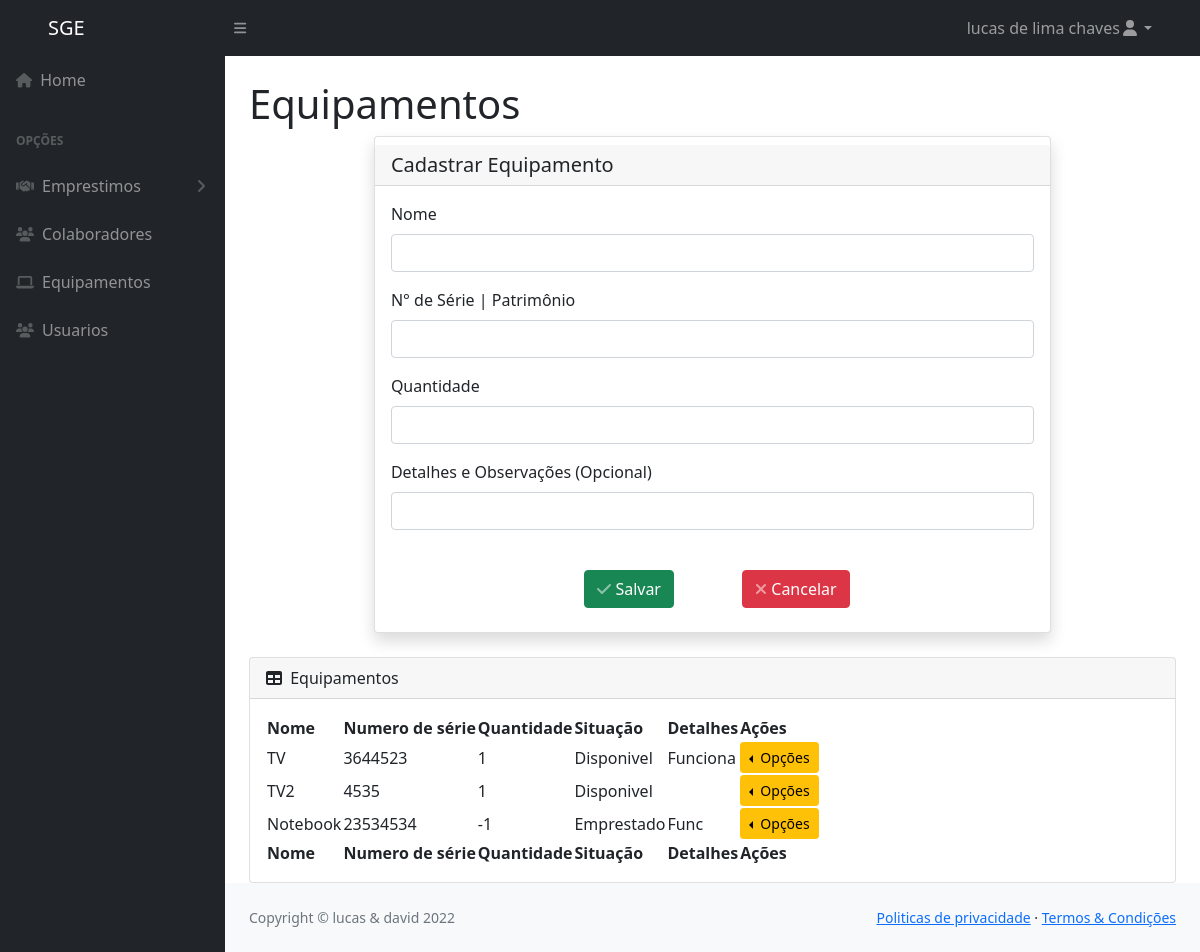
The app's page /cadastrarEquipamento/ (signed in) with its own data.
### core/models.py (models this page shows, shortened)
class Equipamento(models.Model):
    nome = models.CharField(
        max_length=200,
        null=False,
        blank=False
    )
    n_serie = models.IntegerField(
        null=False,
        blank=False,
        unique=True
    )
    quantidade = models.IntegerField(
        default=1,
        null=False,
        blank=True
    )
    arquivo_foto = models.FileField(
        ('Foto do objeto'),
        null=True,
        blank=True,
        upload_to='midias',
        help_text='Tamanho máximo de 64MB'
    )
    STATUS_EQUIPAMENTO = (
        ("D", "Disponivel"),
        ("E", "Emprestado"),
        ("I", "Indisponivel")
    )
    status = models.CharField(max_length=1, choices=STATUS_EQUIPAMENTO, default="Disponivel", blank=False, null=True)
    observacao = models.TextField(max_length=300)

### core/views.py (the view, shortened to what this page needs)
# urls.py: path('cadastrarEquipamento/', cadastrarEquipamento, name='cadastrarEquipamento'),
@login_required
def cadastrarEquipamento(request):
    if request.method == "GET":
        equipamentos = Equipamento.objects.all()
        context = {}
        context['equipamentos'] = equipamentos
        return render(request, template_name='equipamento/equipamento.html', context=context)
    return render(request, template_name='equipamento/equipamento.html', context=context)

### core/templates/equipamento/equipamento.html (shortened to what this page needs)
{% extends 'base.html' %}
{% block tituloPagina %}
<h1 class="mt-4">Equipamentos</h1>
{% endblock tituloPagina %}
{% block conteudo %}
<div class="container d-flex justify-content-center">
  <div class="card w-75 shadow h-100 py-2">
      <h5 class="card-header">Cadastrar Equipamento</h5>
      <div class="card-body">
          <form action="{% url 'cadastrarEquipamento'%}" method="post">
              <div class="form-row">
                <div class="form-group col-md-12">
                  <label for="nome">Nome</label>
                  <input type="text" id="nome" class="form-control" name="nome" required>
                </div>
                <div class="form-group col-md-12">
                    <label for="n_serie">
                        N° de Série | Patrimônio
                    </label>
                    <input type="text" class="form-control" name="n_serie" required>
                </div>
              <div class="form-group col-md-12">
                <label for="quantidade">Quantidade</label>
                <input type="number" min="1" class="form-control" name="quantidade">
              </div>
              <div class="form-group col-md-12">
                <label for="observacao">Detalhes e Observações (Opcional)</label>
                <input type="text" class="form-control" name="observacao">
              </div>
            </div>
              <br>
              <div class="d-flex justify-content-center row">
                <div class="col-12 col-md-3 text-center">
                    <button type="submit" class="btn btn-success btn-icon-split">
                        <span class="icon text-white-50">
                            <i class="fas fa-check"></i>
                        </span>
                        <span class="text">Salvar</span>
                    </button>
                </div>
                <div class="col-12 col-md-3 text-center">
                    <button type="reset" class="btn btn-danger btn-icon-split">
                        <span class="icon text-white-50">
                            <i class="fas fa-close"></i>
                        </span>
                        <span class="text">Cancelar</span>
                    </button>
                </div>
            </div>
            </form>
      </div>
    </div>
</div>
    <div class="card mt-4">
      <div class="card-header">
          <i class="fas fa-table me-1"></i>
          Equipamentos
      </div>
      <div class="card-body">
          <table id="datatablesSimple">
              <thead>
                  <tr>
                      <th>Nome</th>
                      <th>Numero de série</th>
                      <th>Quantidade</th>
                      <th>Situação</th>
                      <th>Detalhes</th>
                      <th>Ações</th>
                  </tr>
              </thead>
              <tfoot>
                  <tr>
                    <th>Nome</th>
                    <th>Numero de série</th>
                    <th>Quantidade</th>
                    <th>Situação</th>
                    <th>Detalhes</th>
                    <th>Ações</th>
                  </tr>
              </tfoot>
              <tbody>
                {% for item in equipamentos %}
                <tr>
                  <td>{{item.nome}}</td>
                  <td>{{item.n_serie}}</td>
                  <td>{{item.quantidade}}</td>
                  <td>{{item.status}}</td>
                  <td>{{item.observacao}}</td>
                  <td class="text-center">
                    <div class="btn-group dropstart">
                        <button type="button"
                            class="btn btn-warning btn-sm dropdown-toggle"
                            data-bs-toggle="dropdown" aria-expanded="false">
                            Opções
                        </button>
                    </div>
                </td>
              </tr>
                {% endfor %}
              </tbody>
          </table>
      </div>
  </div>
{% endblock conteudo %}

### core/templates/base.html (shortened to what this page needs)
{% load static %}
<!DOCTYPE html>
<html lang="pt-BR">
<head>
    <link  rel="stylesheet" href="https://cdn.jsdelivr.net/npm/simple-datatables@latest/dist/style.css"/>
    <link rel="stylesheet" href="//code.jquery.com/ui/1.13.2/themes/base/jquery-ui.css">
    <link rel="stylesheet" href="https://cdn.jsdelivr.net/npm/bootstrap@4.0.0/dist/css/bootstrap.min.css">
    <link rel="stylesheet"  href={% static 'css/styles.css' %}/>
</head>
<body class="sb-nav">
    <nav class="sb-topnav navbar navbar-expand navbar-dark bg-dark">
        <a class="navbar-brand h1 ps-5" href="{% url 'index'%}">SGE
        </a>
        <button class="btn btn-link btn-sm order-1 order-lg-0 me-4 me-lg-0" id="sidebarToggle" href="#!"><i
                class="fas fa-bars"></i></button>
        <ul class="navbar-nav ms-auto ms-md-0 me-3 me-lg-4">
            <li class="nav-item dropdown">
                <a class="nav-link dropdown-toggle" id="navbarDropdown" href="#" role="button" data-bs-toggle="dropdown"
                    aria-expanded="false"><span>{{request.user.username}}</span><i class="fas fa-user fa-fw"></i></a>
            </li>
        </ul>
    </nav>
    <div id="layoutSidenav">
        <div id="layoutSidenav_nav">
            <nav class="sb-sidenav accordion sb-sidenav-dark" id="sidenavAccordion">
                <div class="sb-sidenav-menu">
                    <div class="nav">
                        <a class="nav-link" href="{% url 'index'%}">
                            <div class="sb-nav-link-icon"><i class="fa-solid fa-house"></i></div>
                            Home
                        </a>
                        <div class="sb-sidenav-menu-heading">Opções</div>
                        <a class="nav-link collapsed" href="#" data-bs-toggle="collapse"
                            data-bs-target="#collapseLayouts" aria-expanded="false" aria-controls="collapseLayouts">
                            <div class="sb-nav-link-icon"><i class="fa-solid fa-handshake"></i></div>
                            Emprestimos
                            <div class="sb-sidenav-collapse-arrow"><i class="fas fa-angle-down"></i></div>
                        </a>
                        <a class="nav-link" href="{% url 'cadastrarColaborador' %}">
                            <div class="sb-nav-link-icon"><i class="fa-solid fa-users"></i></i></div>
                            Colaboradores
                        </a>
                        <a class="nav-link" href="{% url 'cadastrarEquipamento'%}">
                            <div class="sb-nav-link-icon"><i class="fa-solid fa-laptop"></i></div>
                            Equipamentos
                        </a>
                        <a class="nav-link" href="{% url 'cadastrarUsuario' %}">
                            <div class="sb-nav-link-icon"><i class="fa-solid fa-users"></i></i></div>
                            Usuarios
                        </a>
                    </div>
                </div>
            </nav>
        </div>
        <div id="layoutSidenav_content">
            <main>
                <div class="container-fluid px-4">
                    {% block tituloPagina %}{% endblock tituloPagina %}
                    {% block conteudo %}{% endblock conteudo %}
                </div>
            </main>
            <footer class="py-4 bg-light mt-auto">
                <div class="container-fluid px-4">
                    <div class="d-flex align-items-center justify-content-between small">
                        <div class="text-muted">Copyright &copy; lucas & david 2022</div>
                        <div>
                            <a href="#">Politicas de privacidade</a>
                            &middot;
                            <a href="#">Termos &amp; Condições</a>
                        </div>
                    </div>
                </div>
            </footer>
        </div>
    </div>

### core/templates/alerts/messages.html (shortened to what this page needs)
{% load static %}

### records on screen
Equipamento: nome "TV", n_serie "3644523", quantidade "1", status "Disponivel", observacao "Funciona"
Equipamento: nome "TV2", n_serie "4535", quantidade "1", status "Disponivel"
Equipamento: nome "Notebook", n_serie "23534534", quantidade "-1", status "Emprestado", observacao "Func"

### other values on screen
{{ request.user.username }} "lucas de lima chaves"
